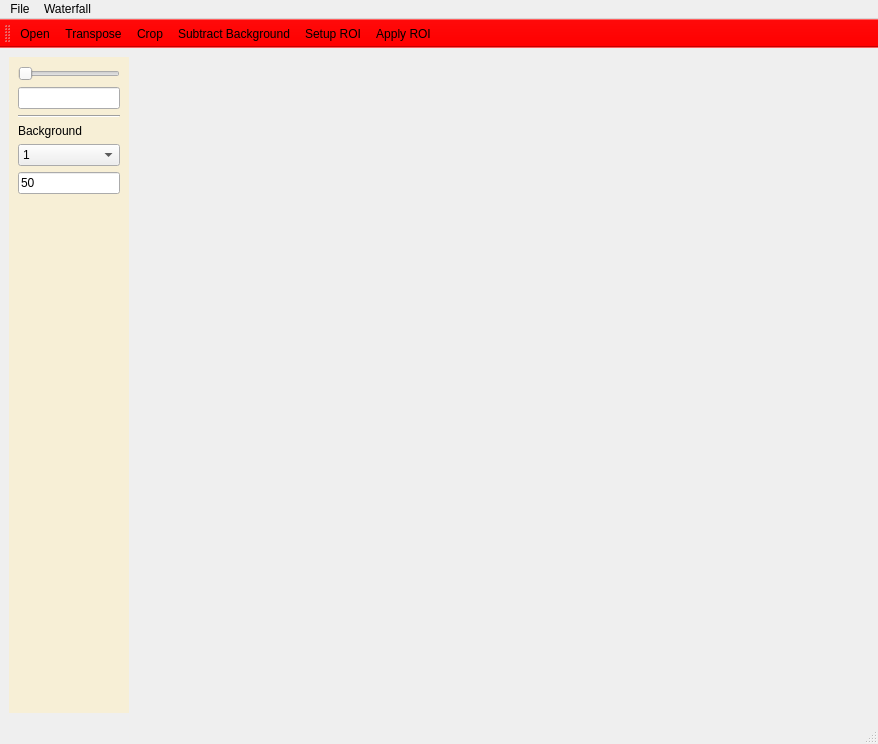
<?xml version="1.0" encoding="UTF-8"?>
<ui version="4.0">
 <class>AnalysisWindow</class>
 <widget class="QMainWindow" name="AnalysisWindow">
  <property name="geometry">
   <rect>
    <x>0</x>
    <y>0</y>
    <width>878</width>
    <height>744</height>
   </rect>
  </property>
  <property name="windowTitle">
   <string>Waterfall Analysis</string>
  </property>
  <property name="styleSheet">
   <string notr="true">QToolBar#toolBar {
background: red;
}</string>
  </property>
  <widget class="QWidget" name="centralwidget">
   <property name="styleSheet">
    <string notr="true">QWidget#centralwidget{
padding: 0;
}

QWidget#parameters_widget {
background-color: rgb(247, 239, 214);
padding: 0;
}</string>
   </property>
   <layout class="QHBoxLayout" name="horizontalLayout">
    <item>
     <widget class="QWidget" name="parameters_widget" native="true">
      <property name="enabled">
       <bool>true</bool>
      </property>
      <property name="maximumSize">
       <size>
        <width>120</width>
        <height>16777215</height>
       </size>
      </property>
      <property name="styleSheet">
       <string notr="true"/>
      </property>
      <layout class="QVBoxLayout" name="verticalLayout_2">
       <item>
        <widget class="QSlider" name="slider_angle">
         <property name="maximum">
          <number>359</number>
         </property>
         <property name="orientation">
          <enum>Qt::Horizontal</enum>
         </property>
        </widget>
       </item>
       <item>
        <widget class="QLineEdit" name="line_angle">
         <property name="styleSheet">
          <string notr="true"/>
         </property>
        </widget>
       </item>
       <item>
        <widget class="Line" name="line">
         <property name="orientation">
          <enum>Qt::Horizontal</enum>
         </property>
        </widget>
       </item>
       <item>
        <widget class="QLabel" name="label">
         <property name="styleSheet">
          <string notr="true"/>
         </property>
         <property name="text">
          <string>Background</string>
         </property>
        </widget>
       </item>
       <item>
        <widget class="QComboBox" name="combo_bkg_axis">
         <property name="toolTip">
          <string>Background axis</string>
         </property>
         <item>
          <property name="text">
           <string>1</string>
          </property>
         </item>
         <item>
          <property name="text">
           <string>2</string>
          </property>
         </item>
        </widget>
       </item>
       <item>
        <widget class="QLineEdit" name="line_bkg">
         <property name="toolTip">
          <string>Background sigma</string>
         </property>
         <property name="text">
          <string>50</string>
         </property>
         <property name="cursorMoveStyle">
          <enum>Qt::VisualMoveStyle</enum>
         </property>
        </widget>
       </item>
       <item>
        <spacer name="verticalSpacer">
         <property name="orientation">
          <enum>Qt::Vertical</enum>
         </property>
         <property name="sizeHint" stdset="0">
          <size>
           <width>20</width>
           <height>40</height>
          </size>
         </property>
        </spacer>
       </item>
      </layout>
     </widget>
    </item>
    <item>
     <widget class="QWidget" name="plot_widget" native="true">
      <layout class="QGridLayout" name="gridLayout_2"/>
     </widget>
    </item>
   </layout>
  </widget>
  <widget class="QMenuBar" name="menubar">
   <property name="geometry">
    <rect>
     <x>0</x>
     <y>0</y>
     <width>878</width>
     <height>24</height>
    </rect>
   </property>
   <widget class="QMenu" name="menuFile">
    <property name="title">
     <string>File</string>
    </property>
    <addaction name="action_open"/>
   </widget>
   <widget class="QMenu" name="menuWaterfall">
    <property name="title">
     <string>Waterfall</string>
    </property>
    <addaction name="action_transpose"/>
    <addaction name="action_background"/>
    <addaction name="action_setup_roi"/>
    <addaction name="action_apply_roi"/>
   </widget>
   <addaction name="menuFile"/>
   <addaction name="menuWaterfall"/>
  </widget>
  <widget class="QStatusBar" name="statusbar"/>
  <widget class="QToolBar" name="toolBar">
   <property name="windowTitle">
    <string>toolBar</string>
   </property>
   <property name="styleSheet">
    <string notr="true">QToolButton:hover {background-color:lightgray}
QToolButton:pressed {background-color:darkgray} 
</string>
   </property>
   <attribute name="toolBarArea">
    <enum>TopToolBarArea</enum>
   </attribute>
   <attribute name="toolBarBreak">
    <bool>false</bool>
   </attribute>
   <addaction name="action_open"/>
   <addaction name="action_transpose"/>
   <addaction name="action_crop"/>
   <addaction name="action_background"/>
   <addaction name="action_setup_roi"/>
   <addaction name="action_apply_roi"/>
  </widget>
  <action name="action_open">
   <property name="icon">
    <iconset>
     <normaloff>Icons/folder-open-outline.svg</normaloff>Icons/folder-open-outline.svg</iconset>
   </property>
   <property name="text">
    <string>Open</string>
   </property>
   <property name="toolTip">
    <string>Open waterfall</string>
   </property>
   <property name="shortcut">
    <string>Ctrl+O</string>
   </property>
  </action>
  <action name="action_transpose">
   <property name="icon">
    <iconset>
     <normaloff>Icons/blueprint_shuffle.svg</normaloff>Icons/blueprint_shuffle.svg</iconset>
   </property>
   <property name="text">
    <string>Transpose</string>
   </property>
   <property name="toolTip">
    <string>Transpose waterfall</string>
   </property>
  </action>
  <action name="action_setup_roi">
   <property name="icon">
    <iconset>
     <normaloff>Icons/blueprint_guide.svg</normaloff>Icons/blueprint_guide.svg</iconset>
   </property>
   <property name="text">
    <string>Setup ROI</string>
   </property>
   <property name="toolTip">
    <string>Setup or clear ROI line</string>
   </property>
  </action>
  <action name="action_apply_roi">
   <property name="icon">
    <iconset>
     <normaloff>Icons/blueprint_live.svg</normaloff>Icons/blueprint_live.svg</iconset>
   </property>
   <property name="text">
    <string>Apply ROI</string>
   </property>
   <property name="toolTip">
    <string>Show data iniside ROI</string>
   </property>
  </action>
  <action name="action_background">
   <property name="icon">
    <iconset>
     <normaloff>Icons/bent-blocks_erase.svg</normaloff>Icons/bent-blocks_erase.svg</iconset>
   </property>
   <property name="text">
    <string>Subtract Background</string>
   </property>
   <property name="toolTip">
    <string>Remove Background</string>
   </property>
  </action>
  <action name="action_crop">
   <property name="icon">
    <iconset>
     <normaloff>Icons/bent-blocks_crop.svg</normaloff>Icons/bent-blocks_crop.svg</iconset>
   </property>
   <property name="text">
    <string>Crop</string>
   </property>
   <property name="toolTip">
    <string>Select interesting range</string>
   </property>
  </action>
 </widget>
 <resources/>
 <connections/>
</ui>
